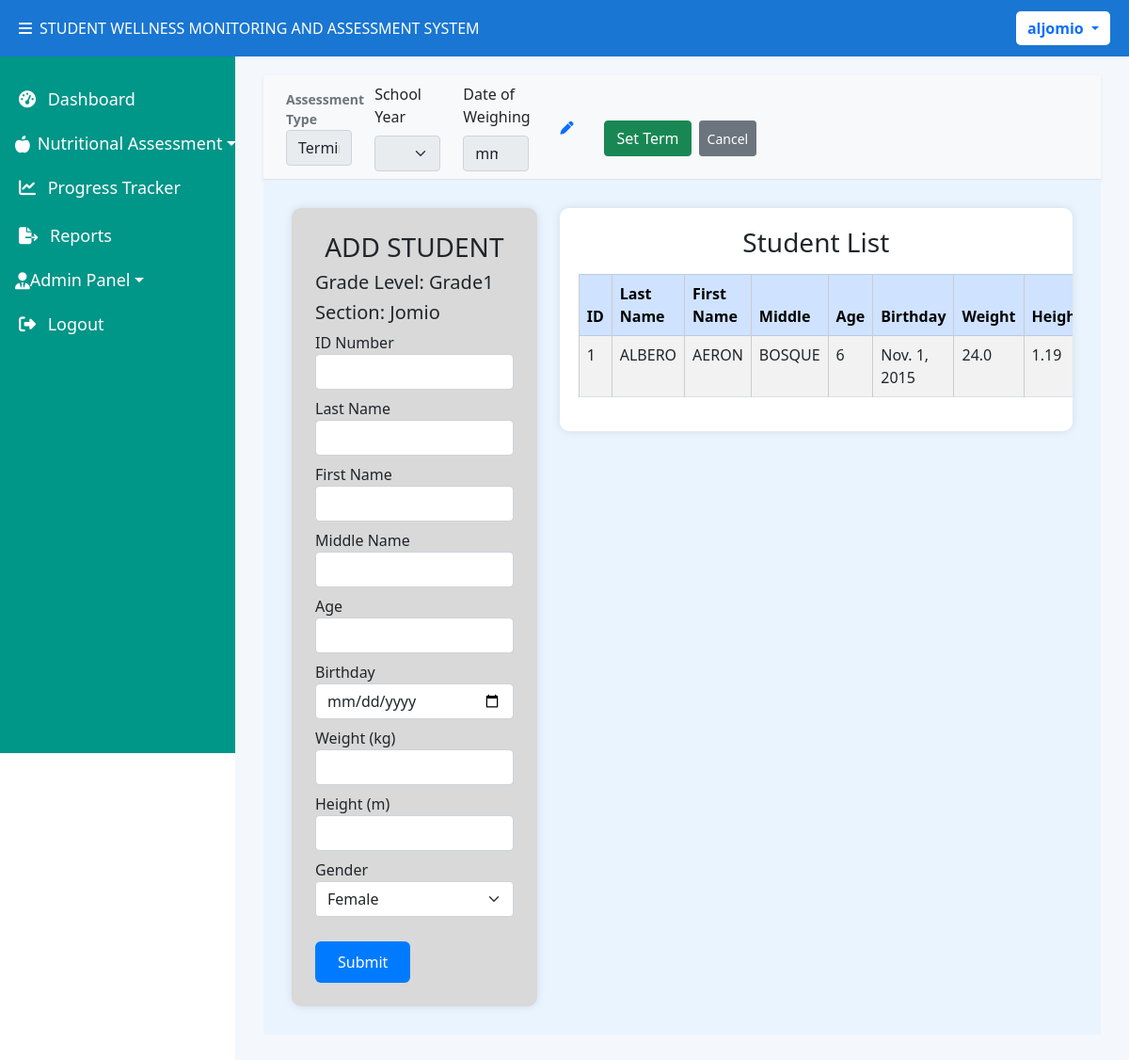
/Add/ (signed in), run on the app's committed database.
### adminpanel/models.py (models this page shows, shortened)
class CustomUser(AbstractUser):
    GRADE_LEVEL_CHOICES = [
        ('Kindergarten', 'Kindergarten'),
        ('Grade1', 'Grade 1'),
        ('Grade2', 'Grade 2'),
        ('Grade3', 'Grade 3'),
        ('Grade4', 'Grade 4'),
        ('Grade5', 'Grade 5'),
        ('Grade6', 'Grade 6'),
    ]
    middle_name = models.CharField(max_length=25, blank=True, null=True)
    grade_level = models.CharField(max_length=20, choices=GRADE_LEVEL_CHOICES)
    section = models.CharField(max_length=25, blank=True, null=True)
    position = models.CharField(max_length=25, blank=True, null=True)

### accounts/models.py (models this page shows, shortened)
class Student(models.Model):
    id_no= models.IntegerField(unique=True)
    last = models.CharField(max_length=25)
    first = models.CharField(max_length=25)
    middle = models.CharField(max_length=25)
    age = models.CharField(max_length=25)     # Consider using IntegerField
    birthday = models.DateField()
    weight = models.FloatField()  # kg
    height = models.FloatField()  # m
    gender = models.CharField(max_length=25)
    grade_level = models.CharField(max_length=50)
    section = models.CharField(max_length=50)
    user = models.ForeignKey(settings.AUTH_USER_MODEL, on_delete=models.CASCADE, null=True, blank=True)
    grade_level = models.CharField(max_length=20, default='Unknown')
    section = models.CharField(max_length=20, default='Unknown')
    assessment_type = models.CharField(
        max_length=20,
        choices=[('Baseline', 'Baseline'), ('Terminal', 'Terminal')],
        blank=False,
        null=False
    )
    school_year = models.CharField(max_length=9,
        blank=False,
        null=False
    )
    date_of_weighing = models.DateField(blank=False,
        null=False
        )
    def bmi(self):
        try:
            h_m = float(self.height)
            return round(float(self.weight) / (h_m ** 2), 2) if h_m else 0
        except (ValueError, TypeError):
            return 0
    def nutritional_status(self):
        bmi = self.bmi()
        if bmi < 12.5:
            return "Severely Wasted"
        elif bmi < 15:
            return "Wasted"
        elif bmi <= 18.5:
            return "Normal"
        else:
            return "Overweight"
    def height_for_age(self):
        try:
            height_cm = float(self.height) * 100  # convert meters to cm
            if height_cm < 110:
                return "Sev. Stunted"
            elif height_cm < 120:
                return "Stunted"
            elif height_cm < 140:
                return "Normal"
            else:
                return "Tall"
        except (ValueError, TypeError):
            return "Unknown"

### accounts/views.py (the view)
# urls.py: path('Add/', views.Add_student, name='add'),
def Add_student(request):
    user = request.user
    school_years = AssessmentSchedule.objects.values_list('school_year', flat=True).distinct()
    mem = Student.objects.filter(user=user)  # Show only the current user's students
    if request.method == 'POST':
        form = ProfileForm(request.POST)
        if form.is_valid():
            student = form.save(commit=False)
            student.user = user
            student.grade_level = user.grade_level
            student.section = user.section
            student.save()
            return redirect('add')  # Or your target URL
        else:
            print(form.errors)
    else:
        form = ProfileForm()
    context = {
        'form': form,
        'mem': mem,
        'school_years': school_years,
    }
    return render(request, 'accounts/add.html', context)

### accounts/forms.py
class ProfileForm(forms.ModelForm):
    class Meta:
        model = Student
        fields = '__all__'
        exclude = ['user', 'grade_level', 'section']

### accounts/templates/accounts/add.html (shortened to what this page needs)
{% extends 'accounts/home.html' %}
{% block content %}
<!DOCTYPE html>
<html lang="en">
<head>
    <link href="https://cdn.jsdelivr.net/npm/bootstrap@5.0.2/dist/css/bootstrap.min.css" rel="stylesheet">
    <link rel="stylesheet" href="https://cdnjs.cloudflare.com/ajax/libs/font-awesome/6.4.0/css/all.min.css">
</head>
<form method="POST">
    <div class="d-flex flex-wrap align-items-center justify-content-start px-4 py-2 bg-light border-bottom shadow-sm"
    style="gap: 1.5rem; ">
   <div class="col-md-1">
   <label for="assessment" class="form-label mb-0 fw-semibold small text-muted">Assessment Type</label>
   <select name="assessment" id="assessment" class="form-control" disabled>
   <option value="Terminal" selected>Terminal</option>
   </select>
   </div>
   <div class="col-md-1">
   <label for="school_year" class="form-label">School Year</label>
   <select name="school_year" id="school_year" class="form-select" disabled>
   </select>
   </div>
   <div class="col-md-1">
       <label for="date_weighing" class="form-label">Date of Weighing</label>
       <input type="date" id="date_weighing" class="form-control" disabled>
   </div>
  <div class="d-flex align-items-end" id="editContainer">
    <button class="btn btn-sm btn-link" id="editBtn" onclick="enableInputs()">
        <i class="fas fa-pen"></i>
      </button>
  </div>
  <div id="actionButtons" class="d-flex gap-2 mt-4" style="display: none;">
    <button class="btn btn-success" onclick="setTerm()">Set Term</button>
    <button class="btn btn-secondary btn-sm" onclick="cancelEdit()">Cancel</button>
  </div>
</div>
<body>
<div class="container-fluid page-container">
    <div class="row g-4">
        <div class="col-md-4">
            <div class="form-card">
                <h3 class="text-center mb-2">ADD STUDENT</h3>
                <h5>Grade Level: {{ request.user.grade_level }}</h5>
                <h5>Section: {{ request.user.section }}</h5>
                    <div class="mb-2">
                        <label>ID Number</label>
                        <input type="text" name="id_no" class="form-control" required value="{{ form.id_no.value|default_if_none:'' }}">
                    </div>
                    <div class="mb-2">
                        <label>Last Name</label>
                        <input type="text" name="last" class="form-control" required>
                    </div>
                    <div class="mb-2">
                        <label>First Name</label>
                        <input type="text" name="first" class="form-control" required>
                    </div>
                    <div class="mb-2">
                        <label>Middle Name</label>
                        <input type="text" name="middle" class="form-control">
                    </div>
                    <div class="mb-2">
                        <label>Age</label>
                        <input type="text" name="age" class="form-control" required>
                    </div>
                    <div class="mb-2">
                        <label>Birthday</label>
                        <input type="date" name="birthday" class="form-control" required>
                    </div>
                    <div class="mb-2">
                        <label>Weight (kg)</label>
                        <input type="number" name="weight" step="0.01" min="0" class="form-control" required>
                    </div>
                    <div class="mb-2">
                        <label>Height (m)</label>
                        <input type="number" name="height" step="0.01" min="0" class="form-control" required>
                    </div>
                    <div class="mb-3">
                        <label>Gender</label>
                        <select name="gender" class="form-select" required>
                            <option value="Female">Female</option>
                        </select>
                    </div>
                <button type="submit" id="new">Submit</button>
            </div>
        </div>
</form>
        <div class="col-md-8">
            <div class="table-container">
                <h3 class="text-center mb-3">Student List</h3>
                <table class="table table-striped table-bordered">
                    <thead class="table-primary">
                        <tr>
                            <th>ID</th>
                            <th>Last Name</th>
                            <th>First Name</th>
                            <th>Middle</th>
                            <th>Age</th>
                            <th>Birthday</th>
                            <th>Weight</th>
                            <th>Height</th>
                        </tr>
                    </thead>
                    <tbody>
                        {% for x in mem %}
                        <tr>
                            <td>{{ x.id_no }}</td>
                            <td>{{ x.last }}</td>
                            <td>{{ x.first }}</td>
                            <td>{{ x.middle }}</td>
                            <td>{{ x.age }}</td>
                            <td>{{ x.birthday }}</td>
                            <td>{{ x.weight }}</td>
                            <td>{{ x.height }}</td>
                        </tr>
                        {% empty %}
                        <tr>
                            <td colspan="9" class="text-center">No students found.</td>
                        </tr>
                        {% endfor %}
                    </tbody>
                </table>
            </div>
        </div>
    </div>
</body>
</html>
{% endblock %}

### accounts/templates/accounts/home.html (shortened to what this page needs)
<!DOCTYPE html>
<html lang="en">
<head>
  <link rel="stylesheet" href="https://cdnjs.cloudflare.com/ajax/libs/font-awesome/6.4.0/css/all.min.css">
  <link href="https://cdn.jsdelivr.net/npm/bootstrap@5.3.0/dist/css/bootstrap.min.css" rel="stylesheet">
</head>
<body>
<div class="topbar">
  <div><i class="fas fa-bars me-2"></i>STUDENT WELLNESS MONITORING AND ASSESSMENT SYSTEM</div>
  <div class="user-dropdown dropdown">
    <button class="btn btn-white dropdown-toggle text-primary fw-bold" type="button" data-bs-toggle="dropdown" aria-expanded="false">
      {{ user.username }}
    </button>
  </div>
</div>
<div class="sidenav">
  <a href="{% url 'dashboard' %}"><i class="fas fa-tachometer-alt me-2"></i> Dashboard</a>
  <div class="dropdown">
    <a class="dropdown-toggle d-flex align-items-center text-white px-3 py-2 w-100" href="#" data-bs-toggle="dropdown" aria-expanded="false">
      <i class="fas fa-apple-alt me-2"></i>
      <span>Nutritional Assessment</span>
    </a>
  </div>
  <a href="{% url 'student_progress' %}"><i class="fa fa-line-chart me-2"></i> Progress Tracker</a>
  <a href="{% url 'report' %}"><i class="fas fa-file-export me-2"></i> Reports</a>
  <div class="dropdown">
    <a class="dropdown-toggle d-flex align-items-center text-white px-3 py-2 w-100" href="#" data-bs-toggle="dropdown" aria-expanded="false">
      <i class="fa-solid fa-user-tie"></i>
      <span>Admin Panel</span>
    </a>
  </div>
  <a href="{% url 'logout' %}"><i class="fas fa-sign-out-alt me-2"></i> Logout</a>
</div>
<div class="main">
  {% block content %}
  {% endblock %}
</body>
</html>

### accounts/templates/accounts/home.html (style rules this page uses)
body { font-family: "Lato", sans-serif; margin: 0; }
.topbar { position: fixed; top: 0; left: 0; right: 0; height: 60px; background-color: #1976d2; color: white; display: flex; justify-content: space-between; align-items: center; padding: 0 20px; z-index: 1000; }
.topbar .user-dropdown .dropdown-toggle { background-color: white; color: #1976d2; border: none; padding: 6px 12px; border-radius: 5px; font-weight: bold; }
.sidenav { position: fixed; top: 60px; left: 0; width: 250px; height: calc(100vh - 60px); background-color: #009688; overflow-y: auto; padding-top: 20px; }
.sidenav a, .sidenav .dropdown-toggle { display: block; padding: 12px 20px; font-size: 18px; color: white; text-decoration: none; }
.main { margin-left: 250px; padding: 80px 30px 30px 30px; background-color: #f4f7fc; min-height: 100vh; }

### accounts/templates/accounts/add.html (style rules this page uses)
.page-container { padding: 30px; background-color: #e9f4ff; }
.form-card { background-color: #d9d9d9; padding: 25px; border-radius: 10px; box-shadow: 0 0 10px rgba(0,0,0,0.1); height: 100%; }
.table-container { background-color: #fff; padding: 20px; border-radius: 10px; box-shadow: 0 0 10px rgba(0,0,0,0.1); overflow-x: auto; }
table { width: 100%; border-collapse: collapse; }
th, td { padding: 8px 12px; text-align: left; border: 1px solid #ccc; }
button#new { padding: 10px 24px; font-size: 16px; background-color: #007bff; color: white; border: none; border-radius: 6px; margin-top: 10px; }

### data on the page
CustomUser: username "aljomio", user.grade_level "Grade1", user.section "Jomio"
Student: id_no "1", last "ALBERO", first "AERON", middle "BOSQUE", age "6", birthday "Nov. 1, 2015", weight "24.0", height "1.19"
